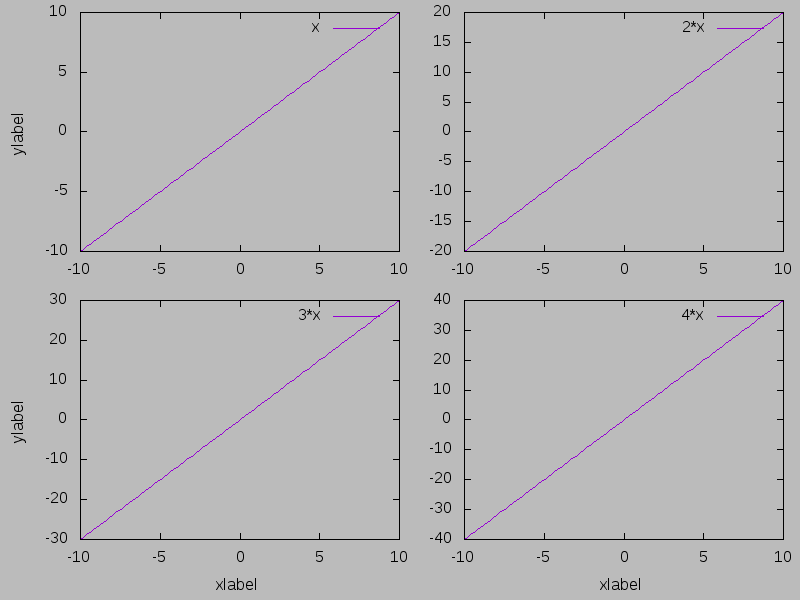

Generate this figure with gnuplot:
# clear; gnuplot multiplot4.gp; rm *~; open multiplot4.png

set terminal png size 800,600 background rgb '#bbbbbb'
set output 'multiplot4.png'

set multiplot layout 2,2 \
              margins 0.1,0.98,0.1,0.98 \
              spacing 0.08,0.08

set ylabel 'ylabel'
plot x

unset ylabel
plot 2*x

set ylabel 'ylabel'
set xlabel 'xlabel'
plot 3*x

unset ylabel
plot 4*x
unset multiplot
